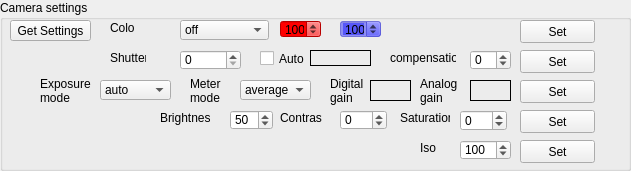
      <widget class="QGroupBox" name="cameraSettingsGroupBox">
       <property name="geometry">
        <rect>
         <x>10</x>
         <y>720</y>
         <width>631</width>
         <height>171</height>
        </rect>
       </property>
       <property name="styleSheet">
        <string notr="true">QGroupBox#cameraSettingsGroupBox { 
     border: 1px solid black; 
 } </string>
       </property>
       <property name="title">
        <string>Camera settings</string>
       </property>
       <widget class="QLabel" name="label">
        <property name="geometry">
         <rect>
          <x>110</x>
          <y>20</y>
          <width>25</width>
          <height>16</height>
         </rect>
        </property>
        <property name="text">
         <string>Color</string>
        </property>
       </widget>
       <widget class="QComboBox" name="awbModeBox">
        <property name="geometry">
         <rect>
          <x>180</x>
          <y>20</y>
          <width>89</width>
          <height>20</height>
         </rect>
        </property>
        <property name="layoutDirection">
         <enum>Qt::LeftToRight</enum>
        </property>
        <property name="currentIndex">
         <number>0</number>
        </property>
        <item>
         <property name="text">
          <string notr="true">off</string>
         </property>
        </item>
        <item>
         <property name="text">
          <string notr="true">auto</string>
         </property>
        </item>
        <item>
         <property name="text">
          <string notr="true">sunlight</string>
         </property>
        </item>
        <item>
         <property name="text">
          <string notr="true">cloudy</string>
         </property>
        </item>
        <item>
         <property name="text">
          <string>shade</string>
         </property>
        </item>
        <item>
         <property name="text">
          <string>tungsten</string>
         </property>
        </item>
        <item>
         <property name="text">
          <string>fluorescent</string>
         </property>
        </item>
        <item>
         <property name="text">
          <string>incandescent</string>
         </property>
        </item>
        <item>
         <property name="text">
          <string>flash</string>
         </property>
        </item>
        <item>
         <property name="text">
          <string>horizon</string>
         </property>
        </item>
       </widget>
       <widget class="QSpinBox" name="redGainBox">
        <property name="enabled">
         <bool>true</bool>
        </property>
        <property name="geometry">
         <rect>
          <x>280</x>
          <y>20</y>
          <width>41</width>
          <height>18</height>
         </rect>
        </property>
        <property name="styleSheet">
         <string notr="true">background-color: rgb(255, 0, 0);</string>
        </property>
        <property name="minimum">
         <number>50</number>
        </property>
        <property name="maximum">
         <number>400</number>
        </property>
        <property name="singleStep">
         <number>10</number>
        </property>
        <property name="value">
         <number>100</number>
        </property>
       </widget>
       <widget class="QSpinBox" name="blueGainBox">
        <property name="enabled">
         <bool>true</bool>
        </property>
        <property name="geometry">
         <rect>
          <x>340</x>
          <y>20</y>
          <width>41</width>
          <height>18</height>
         </rect>
        </property>
        <property name="styleSheet">
         <string notr="true">background-color: rgba(0, 0, 255, 100);</string>
        </property>
        <property name="minimum">
         <number>50</number>
        </property>
        <property name="maximum">
         <number>400</number>
        </property>
        <property name="singleStep">
         <number>10</number>
        </property>
        <property name="value">
         <number>100</number>
        </property>
       </widget>
       <widget class="QPushButton" name="setColorsButton">
        <property name="geometry">
         <rect>
          <x>520</x>
          <y>20</y>
          <width>75</width>
          <height>23</height>
         </rect>
        </property>
        <property name="text">
         <string>Set</string>
        </property>
       </widget>
       <widget class="QLabel" name="label_2">
        <property name="geometry">
         <rect>
          <x>110</x>
          <y>50</y>
          <width>36</width>
          <height>16</height>
         </rect>
        </property>
        <property name="text">
         <string>Shutter</string>
        </property>
       </widget>
       <widget class="QSpinBox" name="shutterSpeedBox">
        <property name="geometry">
         <rect>
          <x>180</x>
          <y>50</y>
          <width>61</width>
          <height>20</height>
         </rect>
        </property>
        <property name="maximum">
         <number>100000</number>
        </property>
        <property name="singleStep">
         <number>1000</number>
        </property>
        <property name="value">
         <number>0</number>
        </property>
       </widget>
       <widget class="QPushButton" name="setShutterSpeedButton">
        <property name="geometry">
         <rect>
          <x>520</x>
          <y>50</y>
          <width>75</width>
          <height>23</height>
         </rect>
        </property>
        <property name="text">
         <string>Set</string>
        </property>
       </widget>
       <widget class="QPushButton" name="setGainsButton">
        <property name="geometry">
         <rect>
          <x>520</x>
          <y>80</y>
          <width>75</width>
          <height>23</height>
         </rect>
        </property>
        <property name="text">
         <string>Set</string>
        </property>
       </widget>
       <widget class="QLabel" name="exposureSpeedLabel">
        <property name="geometry">
         <rect>
          <x>310</x>
          <y>50</y>
          <width>61</width>
          <height>16</height>
         </rect>
        </property>
        <property name="frameShape">
         <enum>QFrame::Box</enum>
        </property>
        <property name="text">
         <string/>
        </property>
       </widget>
       <widget class="QCheckBox" name="autoExposureCheckBox">
        <property name="geometry">
         <rect>
          <x>260</x>
          <y>50</y>
          <width>46</width>
          <height>17</height>
         </rect>
        </property>
        <property name="text">
         <string>Auto</string>
        </property>
       </widget>
       <widget class="QLabel" name="label_4">
        <property name="geometry">
         <rect>
          <x>40</x>
          <y>70</y>
          <width>51</width>
          <height>41</height>
         </rect>
        </property>
        <property name="text">
         <string>Exposure mode</string>
        </property>
        <property name="wordWrap">
         <bool>true</bool>
        </property>
       </widget>
       <widget class="QLabel" name="digitalGainLabel">
        <property name="geometry">
         <rect>
          <x>370</x>
          <y>80</y>
          <width>41</width>
          <height>21</height>
         </rect>
        </property>
        <property name="frameShape">
         <enum>QFrame::Box</enum>
        </property>
        <property name="text">
         <string/>
        </property>
       </widget>
       <widget class="QLabel" name="analogGainLabel">
        <property name="geometry">
         <rect>
          <x>470</x>
          <y>80</y>
          <width>41</width>
          <height>21</height>
         </rect>
        </property>
        <property name="frameShape">
         <enum>QFrame::Box</enum>
        </property>
        <property name="text">
         <string/>
        </property>
       </widget>
       <widget class="QLabel" name="label_7">
        <property name="geometry">
         <rect>
          <x>330</x>
          <y>70</y>
          <width>41</width>
          <height>41</height>
         </rect>
        </property>
        <property name="text">
         <string>Digital gain</string>
        </property>
        <property name="wordWrap">
         <bool>true</bool>
        </property>
       </widget>
       <widget class="QLabel" name="label_8">
        <property name="geometry">
         <rect>
          <x>420</x>
          <y>70</y>
          <width>41</width>
          <height>41</height>
         </rect>
        </property>
        <property name="text">
         <string>Analog gain</string>
        </property>
        <property name="wordWrap">
         <bool>true</bool>
        </property>
       </widget>
       <widget class="QComboBox" name="exposureModeBox">
        <property name="geometry">
         <rect>
          <x>100</x>
          <y>80</y>
          <width>71</width>
          <height>20</height>
         </rect>
        </property>
        <property name="currentText">
         <string>auto</string>
        </property>
        <property name="currentIndex">
         <number>0</number>
        </property>
        <item>
         <property name="text">
          <string>auto</string>
         </property>
        </item>
        <item>
         <property name="text">
          <string notr="true">off</string>
         </property>
        </item>
        <item>
         <property name="text">
          <string>night</string>
         </property>
        </item>
        <item>
         <property name="text">
          <string>nightpreview</string>
         </property>
        </item>
        <item>
         <property name="text">
          <string>backlight</string>
         </property>
        </item>
        <item>
         <property name="text">
          <string>spotlight</string>
         </property>
        </item>
        <item>
         <property name="text">
          <string>sports</string>
         </property>
        </item>
        <item>
         <property name="text">
          <string>snow</string>
         </property>
        </item>
        <item>
         <property name="text">
          <string>beach</string>
         </property>
        </item>
        <item>
         <property name="text">
          <string>verylong</string>
         </property>
        </item>
        <item>
         <property name="text">
          <string>fixedfps</string>
         </property>
        </item>
        <item>
         <property name="text">
          <string>antishake</string>
         </property>
        </item>
        <item>
         <property name="text">
          <string>fireworks</string>
         </property>
        </item>
       </widget>
       <widget class="QSpinBox" name="brightnessBox">
        <property name="geometry">
         <rect>
          <x>230</x>
          <y>110</y>
          <width>43</width>
          <height>20</height>
         </rect>
        </property>
        <property name="maximum">
         <number>100</number>
        </property>
        <property name="singleStep">
         <number>1</number>
        </property>
        <property name="value">
         <number>50</number>
        </property>
       </widget>
       <widget class="QSpinBox" name="contrastBox">
        <property name="geometry">
         <rect>
          <x>340</x>
          <y>110</y>
          <width>47</width>
          <height>20</height>
         </rect>
        </property>
        <property name="minimum">
         <number>-100</number>
        </property>
        <property name="maximum">
         <number>100</number>
        </property>
        <property name="singleStep">
         <number>1</number>
        </property>
        <property name="value">
         <number>0</number>
        </property>
       </widget>
       <widget class="QLabel" name="label_5">
        <property name="geometry">
         <rect>
          <x>160</x>
          <y>110</y>
          <width>50</width>
          <height>16</height>
         </rect>
        </property>
        <property name="text">
         <string>Brightness</string>
        </property>
       </widget>
       <widget class="QLabel" name="label_6">
        <property name="geometry">
         <rect>
          <x>280</x>
          <y>110</y>
          <width>42</width>
          <height>16</height>
         </rect>
        </property>
        <property name="text">
         <string>Contrast</string>
        </property>
       </widget>
       <widget class="QPushButton" name="setCorrectionsButton">
        <property name="geometry">
         <rect>
          <x>520</x>
          <y>110</y>
          <width>75</width>
          <height>23</height>
         </rect>
        </property>
        <property name="text">
         <string>Set</string>
        </property>
       </widget>
       <widget class="QLabel" name="label_10">
        <property name="geometry">
         <rect>
          <x>400</x>
          <y>110</y>
          <width>50</width>
          <height>16</height>
         </rect>
        </property>
        <property name="text">
         <string>Saturation</string>
        </property>
       </widget>
       <widget class="QSpinBox" name="saturationBox">
        <property name="geometry">
         <rect>
          <x>460</x>
          <y>110</y>
          <width>47</width>
          <height>21</height>
         </rect>
        </property>
        <property name="minimum">
         <number>-100</number>
        </property>
        <property name="maximum">
         <number>100</number>
        </property>
        <property name="singleStep">
         <number>1</number>
        </property>
        <property name="value">
         <number>0</number>
        </property>
       </widget>
       <widget class="QSpinBox" name="isoBox">
        <property name="geometry">
         <rect>
          <x>460</x>
          <y>140</y>
          <width>51</width>
          <height>20</height>
         </rect>
        </property>
        <property name="maximum">
         <number>800</number>
        </property>
        <property name="singleStep">
         <number>100</number>
        </property>
        <property name="value">
         <number>100</number>
        </property>
       </widget>
       <widget class="QLabel" name="label_14">
        <property name="geometry">
         <rect>
          <x>420</x>
          <y>140</y>
          <width>16</width>
          <height>16</height>
         </rect>
        </property>
        <property name="text">
         <string>Iso</string>
        </property>
       </widget>
       <widget class="QPushButton" name="setIsoButton">
        <property name="geometry">
         <rect>
          <x>520</x>
          <y>140</y>
          <width>75</width>
          <height>23</height>
         </rect>
        </property>
        <property name="text">
         <string>Set</string>
        </property>
       </widget>
       <widget class="QSpinBox" name="exposureCompensationBox">
        <property name="geometry">
         <rect>
          <x>470</x>
          <y>50</y>
          <width>41</width>
          <height>20</height>
         </rect>
        </property>
        <property name="minimum">
         <number>-25</number>
        </property>
        <property name="maximum">
         <number>25</number>
        </property>
        <property name="singleStep">
         <number>1</number>
        </property>
        <property name="value">
         <number>0</number>
        </property>
       </widget>
       <widget class="QLabel" name="label_15">
        <property name="geometry">
         <rect>
          <x>390</x>
          <y>50</y>
          <width>66</width>
          <height>16</height>
         </rect>
        </property>
        <property name="text">
         <string>compensation</string>
        </property>
       </widget>
       <widget class="QPushButton" name="getCameraSettingsButton">
        <property name="geometry">
         <rect>
          <x>10</x>
          <y>20</y>
          <width>81</width>
          <height>21</height>
         </rect>
        </property>
        <property name="text">
         <string>Get Settings</string>
        </property>
       </widget>
       <widget class="QComboBox" name="meterModeBox">
        <property name="geometry">
         <rect>
          <x>240</x>
          <y>80</y>
          <width>71</width>
          <height>20</height>
         </rect>
        </property>
        <property name="currentText">
         <string>average</string>
        </property>
        <property name="currentIndex">
         <number>0</number>
        </property>
        <item>
         <property name="text">
          <string>average</string>
         </property>
        </item>
        <item>
         <property name="text">
          <string>spot</string>
         </property>
        </item>
        <item>
         <property name="text">
          <string>backlit</string>
         </property>
        </item>
        <item>
         <property name="text">
          <string>matrix</string>
         </property>
        </item>
       </widget>
       <widget class="QLabel" name="label_35">
        <property name="geometry">
         <rect>
          <x>190</x>
          <y>70</y>
          <width>51</width>
          <height>41</height>
         </rect>
        </property>
        <property name="text">
         <string>Meter mode</string>
        </property>
        <property name="wordWrap">
         <bool>true</bool>
        </property>
       </widget>
      </widget>
